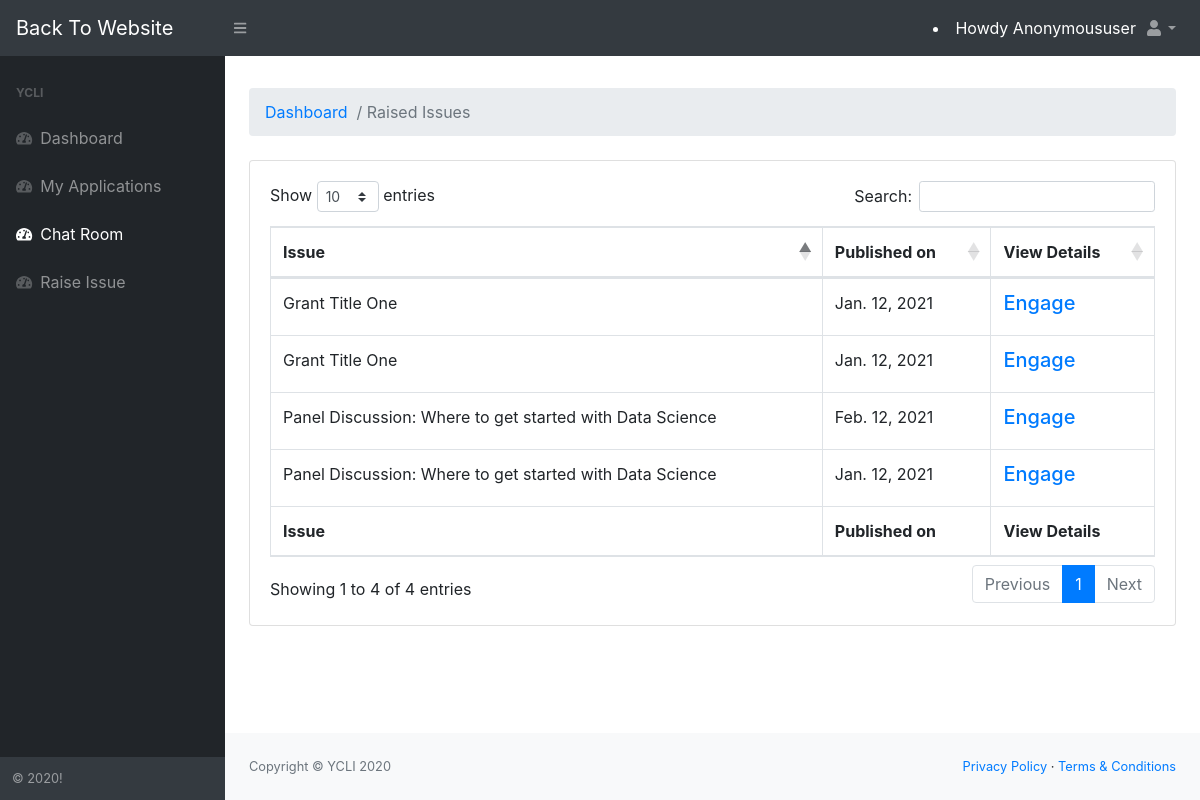
The page /dashboard/chatroom/chats/ on the database as committed earlier.
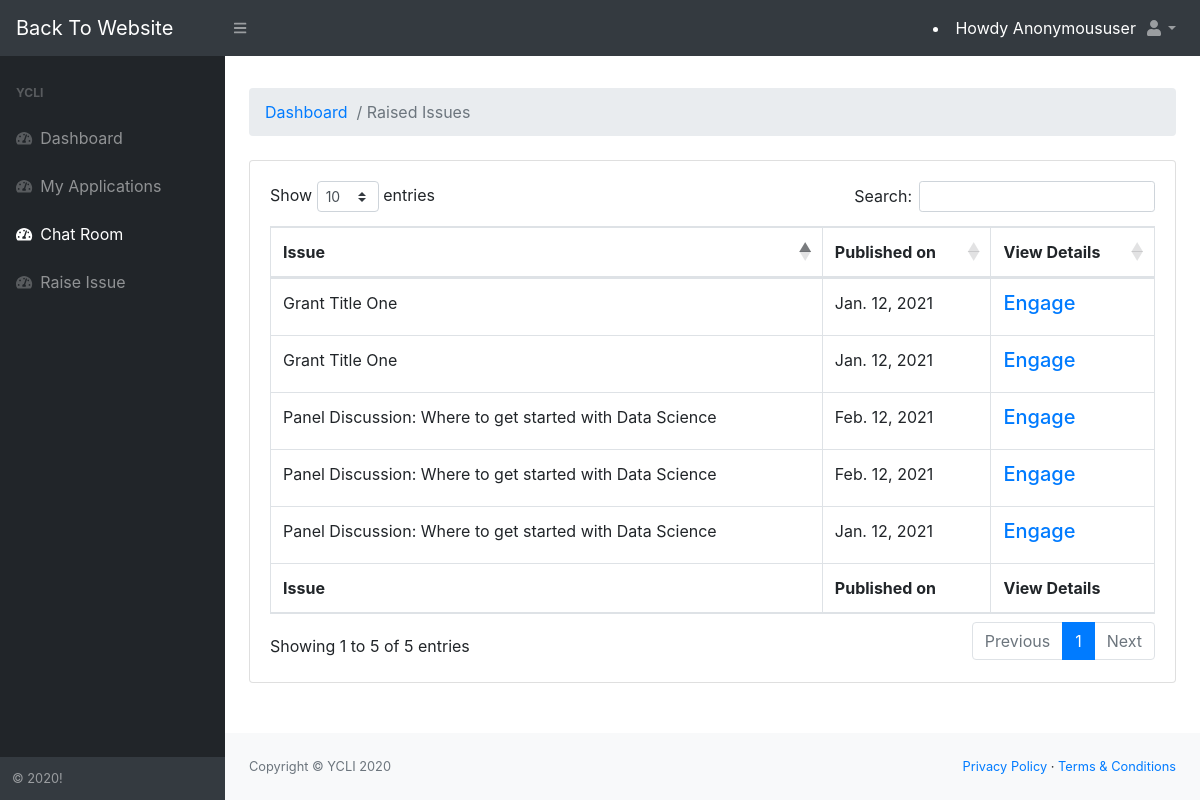
The same page on the database as committed later.
### chatroom/models.py (models this page shows)
class Chat(models.Model):
    title = models.CharField(max_length=255)
    body = models.TextField()
    created_on = models.DateTimeField(auto_now_add=True)
    last_modified = models.DateTimeField(auto_now=True)
    categories = models.ManyToManyField('Category', related_name='posts')

### chatroom/views.py (the view)
# urls.py: path("chats/", views.chat_index, name="chat_index"),
def chat_index(request):
    posts = Chat.objects.all().order_by('-created_on')
    context = {
        "posts": posts,
    }
    return render(request, "chatroom/chat_index.html", context)

### chatroom/templates/chatroom/chat_index.html (shortened to what this page needs)
{% extends 'accounts/dashboard.html' %}
{% block dashboard_content %}
{% load static %}
<div class="container">
<div style="height: 8px;"></div>
    <ol class="breadcrumb mb-4">
        <li class="breadcrumb-item active"><a href="{% url 'my_dashboard_view' %}" style="text-decoration: none;">Dashboard</a>&nbsp; / Raised Issues</li>
    </ol>
    <div class="card mb-4">
        <div class="card-body">
            <div class="table-responsive">
                <table class="table table-bordered" id="dataTable" width="100%" cellspacing="0">
                    <thead>
                        <tr>
                            <th>Issue</th>
                            <th>Published on</th>
                            <th>View Details</th>
                        </tr>
                    </thead>
                    <tfoot>
                        <tr>
                            <th>Issue</th>
                            <th>Published on</th>
                            <th>View Details</th>
                        </tr>
                    </tfoot>
                    <tbody>
                        {% for post in posts %}
                        <tr>
                            <td>
                                {{ post.title }}
                            </td>
                            <td>
                                {{ post.created_on.date }}
                            </td>
                            <td>
                                <h5><a href="{% url 'chat_detail' post.pk%}">Engage</a></h5>
                            </td>
                        </tr>
                        {% endfor %}
                    </tbody>
                </table>
            </div>
        </div>
    </div>
</div>
{% endblock %}

Rows that differ between the two databases and show on the page:
added Chat: title "Panel Discussion: Where to get started with Data Science", created_on "Feb. 12, 2021"
Other text that changed with them:
text written by a page script: "Show entries Search: Showing 1 to 4 of 4 entries Previous 1 Next" → "Show entries Search: Showing 1 to 5 of 5 entries Previous 1 Next"
